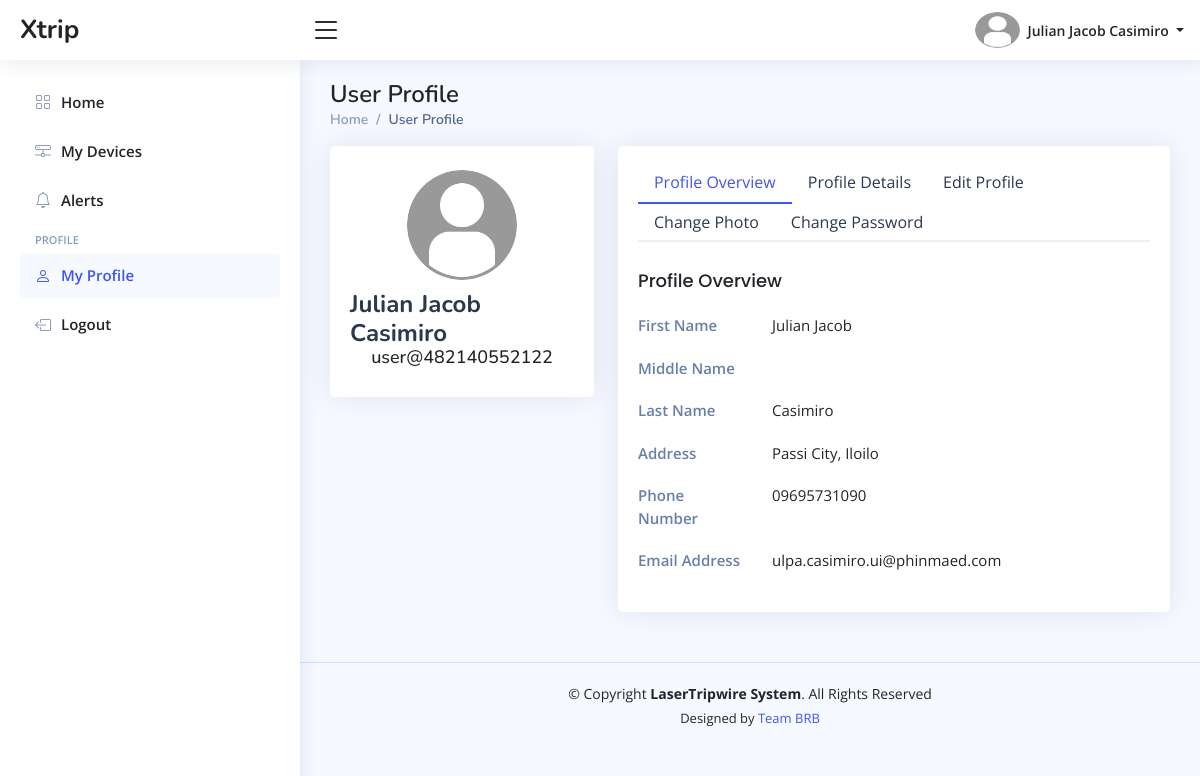
Screenshot of /xtrip/pages/users/home.php?page=user-profile (signed in) with the database file from the repository.
### tables this page shows
CREATE TABLE `user_info_tbl` (
  `tbl_row_id` int(11) NOT NULL,
  `user_id` varchar(100) NOT NULL,
  `profile_picture` varchar(255) DEFAULT NULL,
  `gender` enum('Male','Female','Others') DEFAULT 'Others',
  `civil_status` enum('Single','Married','Divorced','Widowed') DEFAULT 'Single',
  `occupation` enum('Employed','Self-Employed','Student','Unemployed','Others') DEFAULT 'Others',
  `cellphone_number` varchar(100) NOT NULL,
  `telephone_number` varchar(100) DEFAULT NULL,
  `address` varchar(255) NOT NULL,
  `updated_at` timestamp NOT NULL DEFAULT current_timestamp() ON UPDATE current_timestamp()
);

CREATE TABLE `user_accounts_tbl` (
  `user_id` varchar(100) NOT NULL,
  `first_name` varchar(100) NOT NULL,
  `middle_name` varchar(100) DEFAULT NULL,
  `last_name` varchar(100) NOT NULL,
  `email_address` varchar(255) NOT NULL,
  `user_password` varchar(255) NOT NULL,
  `verification_token` varchar(255) DEFAULT NULL,
  `verified_account` enum('Yes','No') DEFAULT 'No',
  `reset_password_token` varchar(255) DEFAULT NULL,
  `password_token_expiry` datetime DEFAULT NULL,
  `locked_account` enum('Yes','No') DEFAULT 'No',
  `last_login` timestamp NULL DEFAULT NULL,
  `created_at` timestamp NOT NULL DEFAULT current_timestamp(),
  `updated_at` timestamp NOT NULL DEFAULT current_timestamp() ON UPDATE current_timestamp()
);

### xtrip/pages/users/pages/user-profile.php (the view, shortened to what this page needs)
<?php
    $active_tab = "overview";
?>
<main id="main" class="main">
    <?php include_once "../global-includes/page-titles.php"; ?>
    <section class="section profile">
        <div class="row">
            <div class="col-xl-4">
                <div class="card mb-2">
                    <div class="card-body profile-card pt-4 d-flex flex-column align-items-center">
                        <img
                            src="<?php echo htmlspecialchars($image_path . $profile_picture); ?>"
                            alt="Profile Picture"
                            class="rounded-circle"
                            id="profile-preview"
                            width="110" height="110">
                        <h2> <?php echo htmlspecialchars($first_name . " " . $last_name); ?> </h2>
                        <h3> <?php echo htmlspecialchars($user_id); ?> </h3>
                    </div>
                </div>
            </div>
            <div class="col-xl-8">
                <div class="card">
                    <div class="card-body pt-3">
                        <ul class="nav nav-tabs nav-tabs-bordered">
                            <li class="nav-item">
                                <button class="nav-link <?php echo htmlspecialchars($active_tab === "overview" ? "active" : ""); ?>" data-bs-toggle="tab" data-bs-target="#profile-overview"> Profile Overview </button>
                            </li>
                            <li class="nav-item">
                                <button class="nav-link" data-bs-toggle="tab" data-bs-target="#other-information"> Profile Details </button>
                            </li>
                            <li class="nav-item">
                                <button class="nav-link <?php echo htmlspecialchars($active_tab === "profile" ? "active" : ""); ?>" data-bs-toggle="tab" data-bs-target="#edit-information"> Edit Profile </button>
                            </li>
                            <li class="nav-item">
                                <button class="nav-link <?php echo htmlspecialchars($active_tab === "photo" ? "active" : ""); ?>" data-bs-toggle="tab" data-bs-target="#picture-edit"> Change Photo </button>
                            </li>
                            <li class="nav-item">
                                <button class="nav-link <?php echo htmlspecialchars($active_tab === "password" ? "active" : ""); ?>" data-bs-toggle="tab" data-bs-target="#change-password"> Change Password </button>
                            </li>
                        </ul>
                        <div class="tab-content pt-2">
                            <div class="tab-pane fade <?php echo htmlspecialchars($active_tab === "overview" ? "show active" : ""); ?> profile-overview custom-overview" id="profile-overview">
                                <h5 class="card-title"> Profile Overview </h5>
                                <div class="row">
                                    <div class="col-lg-3 col-md-4 label "> First Name </div>
                                    <div class="col-lg-9 col-md-8"> <?php echo htmlspecialchars($first_name); ?> </div>
                                </div>
                                <div class="row">
                                    <div class="col-lg-3 col-md-4 label "> Middle Name </div>
                                    <div class="col-lg-9 col-md-8"> <?php echo htmlspecialchars($middle_name); ?> </div>
                                </div>
                                <div class="row">
                                    <div class="col-lg-3 col-md-4 label "> Last Name </div>
                                    <div class="col-lg-9 col-md-8"> <?php echo htmlspecialchars($last_name); ?> </div>
                                </div>
                                <div class="row">
                                    <div class="col-lg-3 col-md-4 label"> Address </div>
                                    <div class="col-lg-9 col-md-8"> <?php echo htmlspecialchars($address); ?> </div>
                                </div>
                                <div class="row">
                                    <div class="col-lg-3 col-md-4 label"> Phone Number </div>
                                    <div class="col-lg-9 col-md-8"> <?php echo htmlspecialchars($phone_number); ?></div>
                                </div>
                                <div class="row">
                                    <div class="col-lg-3 col-md-4 label"> Email Address </div>
                                    <div class="col-lg-9 col-md-8"> <?php echo htmlspecialchars($email_address); ?> </div>
                                </div>
                            </div>
                        </div>
                    </div>
                </div>
            </div>
        </div>
    </section>
</main>

### xtrip/pages/users/includes/nav-bar.php (shortened to what this page needs)
<header id="header" class="header fixed-top d-flex align-items-center">
    <div class="d-flex align-items-center justify-content-between">
        <a href="home.php?page=home" class="logo d-flex align-items-center">
            <span class="d-none d-lg-block"> Xtrip </span>
        </a>
        <i class="bi bi-list toggle-sidebar-btn"></i>
    </div>
    <nav class="header-nav ms-auto">
        <ul class="d-flex align-items-center">
            <li class="nav-item dropdown pe-3">
                <a class="nav-link nav-profile d-flex align-items-center pe-0" href="#" data-bs-toggle="dropdown">
                    <img src="<?php echo htmlspecialchars($image_path . $profile_picture); ?>" alt="Profile Image" class="rounded-circle" width="45" height="45">
                    <span class="d-none d-md-block dropdown-toggle ps-2">
                        <?php echo htmlspecialchars($first_name . " " . $last_name); ?>
                    </span>
                </a>
            </li>
        </ul>
    </nav>
</header>

### xtrip/assets/main/css/main-style.css (style rules this page uses)
:root { scroll-behavior: smooth; }
body { font-family: "Open Sans", sans-serif; background: #f6f9ff; color: #444444; }
a { color: #4154f1; text-decoration: none; }
h1, h2, h3, h4, h5, h6 { font-family: "Nunito", sans-serif; }
#main { margin-top: 60px; padding: 20px 30px; transition: all 0.3s; }
.card { margin-bottom: 30px; border: none; border-radius: 5px; box-shadow: 0px 0 30px rgba(1, 41, 112, 0.1); }
.card-title { padding: 20px 0 15px 0; font-size: 18px; font-weight: 500; color: #212529; font-family: "Poppins", sans-serif; }
.card-body { padding: 0 20px 20px 20px; }
.nav-tabs-bordered { border-bottom: 2px solid #ebeef4; }
.nav-tabs-bordered .nav-link { margin-bottom: -2px; border: none; color: #2c384e; }
.nav-tabs-bordered .nav-link.active { background-color: #fff; color: #4154f1; border-bottom: 2px solid #4154f1; }
.logo { line-height: 1; }
@media (min-width: 1200px) { .logo { width: 280px; } }
.logo span { font-size: 26px; font-weight: 700; color: #212529; font-family: "Nunito", sans-serif; }
.header { transition: all 0.5s; z-index: 997; height: 60px; box-shadow: 0px 2px 20px rgba(1, 41, 112, 0.1); background-color: #fff; padding-left: 20px; }
.header .toggle-sidebar-btn { font-size: 32px; padding-left: 10px; cursor: pointer; color: #212529; }
.header-nav ul { list-style: none; }
.header-nav>ul { margin: 0; padding: 0; }
.header-nav .nav-profile { color: #212529; }
.header-nav .nav-profile img { max-height: 36px; }
.header-nav .nav-profile span { font-size: 14px; font-weight: 600; }
@media (min-width: 1200px) { #main, #footer { margin-left: 300px; } }
.profile .profile-card img { max-width: 120px; }
.profile .profile-card h2 { font-size: 24px; font-weight: 700; color: #2c384e; margin: 10px 0 0 0; }
.profile .profile-card h3 { font-size: 18px; }
.profile .profile-overview .row { margin-bottom: 20px; font-size: 15px; }
.profile .profile-overview .card-title { color: #212529; }
.profile .profile-overview .label { font-weight: 600; color: rgba(1, 41, 112, 0.6); }

### rows the page displays
user_info_tbl: user.last_name "Julian Jacob Casimiro", user.first_name "Julian Jacob", user.last_name "Casimiro", address "Passi City, Iloilo", cellphone_number "09695731090", user.email_address "ulpa.casimiro.ui@phinmaed.com"

### other values shown
$page_titles[$page_name] "User Profile"
$user_id "user@482140552122"
